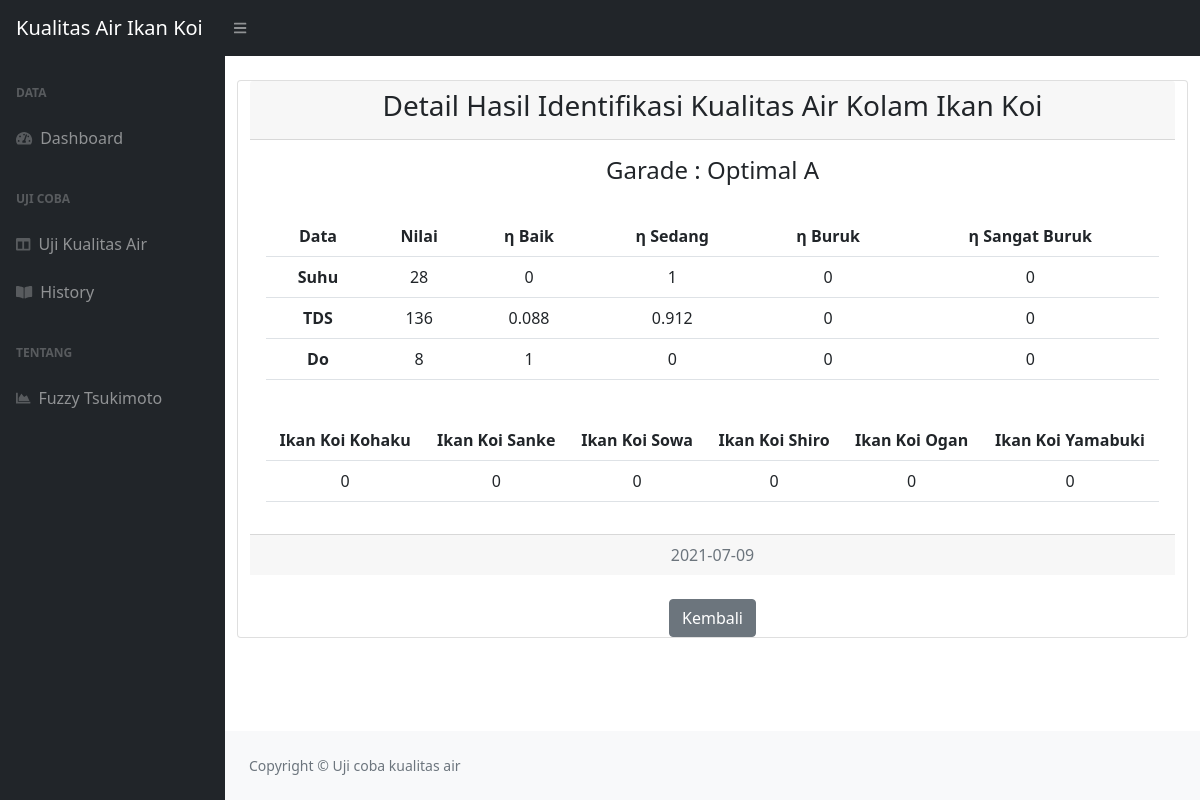
Screenshot of /IkanKoi/history/detail/UJC000002 with the database file from the repository.
### tables this page shows
CREATE TABLE `uji_coba` (
  `id_uji_coba` varchar(9) NOT NULL,
  `tanggal` date NOT NULL,
  `suhu` int(11) NOT NULL,
  `tds` int(11) NOT NULL,
  `do` int(11) NOT NULL,
  `score` int(11) NOT NULL,
  `hasil` varchar(20) NOT NULL
);

CREATE TABLE `suhu` (
  `id_uji_coba` varchar(11) NOT NULL,
  `baik` varchar(11) NOT NULL,
  `sedang` varchar(11) NOT NULL,
  `buruk` varchar(11) NOT NULL,
  `sangat_buruk` varchar(11) NOT NULL
);

CREATE TABLE `tds` (
  `id_uji_coba` varchar(11) NOT NULL,
  `baik` varchar(11) NOT NULL,
  `sedang` varchar(11) NOT NULL,
  `buruk` varchar(11) NOT NULL,
  `sangat_buruk` varchar(11) NOT NULL
);

CREATE TABLE `do` (
  `id_uji_coba` varchar(11) NOT NULL,
  `baik` float NOT NULL,
  `sedang` float NOT NULL,
  `buruk` float NOT NULL,
  `sangat_buruk` float NOT NULL
);

CREATE TABLE `hasil` (
  `id_uji_coba` varchar(15) NOT NULL,
  `kohaku` varchar(11) NOT NULL,
  `sanke` varchar(11) NOT NULL,
  `sowa` varchar(11) NOT NULL,
  `shiro` varchar(11) NOT NULL,
  `ogan` varchar(11) NOT NULL,
  `yamabuki` varchar(11) NOT NULL
);

### IkanKoi/application/controllers/history.php (called while the page is built, shortened)
<?php
class history extends CI_Controller
{
    public function __construct()
    {
        $this->load->model('M_data');
    }
    public function detail($detUji)
    {
        $data['uji'] = $this->M_data->getID($detUji);
        $data['suhu'] = $this->M_data->getID2($detUji);
        $data['tds'] = $this->M_data->getID3($detUji);
        $data['do'] = $this->M_data->getID4($detUji);
        $data['hasil'] = $this->M_data->getID5($detUji);
        $this->load->view('history_detail', $data);
    }
}

### IkanKoi/index.php (called while the page is built, shortened)
<?php
require_once BASEPATH.'core/CodeIgniter.php';

### IkanKoi/application/models/M_data.php (called while the page is built, shortened)
<?php
class M_data extends CI_Model
{
    public function getID($detUji)
    {
        return $this->db->get_where('uji_coba', ['id_uji_coba' => $detUji])->row_array();
    }
    public function getID2($detUji)
    {
        return $this->db->get_where('suhu', ['id_uji_coba' => $detUji])->row_array();
    }
    public function getID3($detUji)
    {
        return $this->db->get_where('tds', ['id_uji_coba' => $detUji])->row_array();
    }
    public function getID4($detUji)
    {
        return $this->db->get_where('do', ['id_uji_coba' => $detUji])->row_array();
    }
    public function getID5($detUji)
    {
        return $this->db->get_where('hasil', ['id_uji_coba' => $detUji])->row_array();
    }
}

### IkanKoi/application/views/history_detail.php (the view, shortened to what this page needs)
<!DOCTYPE html>
<html lang="en">
<head>
    <?php $this->load->view("includes/head.php") ?>
</head>
<body class="sb-nav-fixed">
    <?php $this->load->view("includes/navbar.php") ?>
    <?php $this->load->view("includes/sidebar.php") ?>
    <div id="layoutSidenav_content">
        <main>
            <div class="container-fluid px-4">
                <br>
                <div class="row">
                    <div class="card text-center">
                        <div class="card-header">
                            <h3>Detail Hasil Identifikasi Kualitas Air Kolam Ikan Koi</h3>
                        </div>
                        <div class="card-body">
                            <h4 class="card-title">Garade : Optimal A</h4>
                            <br>
                            <table class="table">
                                <tbody>
                                    <tr>
                                        <th>Data</th>
                                        <th>Nilai</th>
                                        <th>η Baik</th>
                                        <th>η Sedang</th>
                                        <th>η Buruk</th>
                                        <th>η Sangat Buruk</th>
                                    </tr>
                                    <tr>
                                        <th>Suhu</th>
                                        <td><?php echo $uji['suhu'] ?></td>
                                        <td><?php echo $suhu['baik'] ?></td>
                                        <td><?php echo $suhu['sedang'] ?></td>
                                        <td><?php echo $suhu['buruk'] ?></td>
                                        <td><?php echo $suhu['sangat_buruk'] ?></td>
                                    </tr>
                                    <tr>
                                        <th>TDS</th>
                                        <td><?php echo $uji['tds'] ?></td>
                                        <td><?php echo $tds['baik'] ?></td>
                                        <td><?php echo $tds['sedang'] ?></td>
                                        <td><?php echo $tds['buruk'] ?></td>
                                        <td><?php echo $tds['sangat_buruk'] ?></td>
                                    </tr>
                                    <tr>
                                        <th>Do</th>
                                        <td><?php echo $uji['do'] ?></td>
                                        <td><?php echo $do['baik'] ?></td>
                                        <td><?php echo $do['sedang'] ?></td>
                                        <td><?php echo $do['buruk'] ?></td>
                                        <td><?php echo $do['sangat_buruk'] ?></td>
                                    </tr>
                                </tbody>
                            </table>
                            <br>
                            <table class="table">
                                <tbody>
                                    <tr>
                                        <th>Ikan Koi Kohaku</th>
                                        <th>Ikan Koi Sanke</th>
                                        <th>Ikan Koi Sowa</th>
                                        <th>Ikan Koi Shiro</th>
                                        <th>Ikan Koi Ogan</th>
                                        <th>Ikan Koi Yamabuki</th>
                                    </tr>
                                    <tr>
                                        <td><?php echo $hasil['kohaku'] ?></td>
                                        <td><?php echo $hasil['sanke'] ?></td>
                                        <td><?php echo $hasil['sowa'] ?></td>
                                        <td><?php echo $hasil['shiro'] ?></td>
                                        <td><?php echo $hasil['ogan'] ?></td>
                                        <td><?php echo $hasil['yamabuki'] ?></td>
                                    </tr>
                                </tbody>
                            </table>
                        </div>
                        <div class="card-footer text-muted">
                            <?php echo $uji['tanggal'] ?>
                        </div>
                        <br>
                        <div>
                            <a class="btn btn-secondary" href="<?php echo site_url('history') ?>">
                                Kembali
                            </a>
                        </div>
                    </div>
                    <br>
                </div>
            </div>
        </main>
        <footer class="py-4 bg-light mt-auto">
            <div class="container-fluid px-4">
                <div class="d-flex align-items-center justify-content-between small">
                    <div class="text-muted">Copyright &copy; Uji coba kualitas air</div>
                </div>
            </div>
        </footer>
    </div>
    </div>
</body>
</html>

### IkanKoi/application/views/includes/head.php (shortened to what this page needs)
<link href="https://cdn.jsdelivr.net/npm/simple-datatables@latest/dist/style.css" rel="stylesheet" />
<link href="<?php echo base_url('assets/css/styles.css')?>" rel="stylesheet" />

### IkanKoi/application/views/includes/navbar.php
<nav class="sb-topnav navbar navbar-expand navbar-dark bg-dark">
    <a class="navbar-brand ps-3" href="index.html">Kualitas Air Ikan Koi</a>
    <button class="btn btn-link btn-sm order-1 order-lg-0 me-4 me-lg-0" id="sidebarToggle" href="#!"><i class="fas fa-bars"></i></button>
</nav>

### IkanKoi/application/views/includes/sidebar.php
<div id="layoutSidenav">
            <div id="layoutSidenav_nav">
                <nav class="sb-sidenav accordion sb-sidenav-dark" id="sidenavAccordion">
                    <div class="sb-sidenav-menu">
                        <div class="nav">
                            <div class="sb-sidenav-menu-heading">Data</div>
                            <a class="nav-link" href="<?php echo site_url('index') ?>">
                                <div class="sb-nav-link-icon"><i class="fas fa-tachometer-alt"></i></div>
                                Dashboard
                            </a>
                            <div class="sb-sidenav-menu-heading">Uji Coba</div>
                            <a class="nav-link" href="<?php echo site_url('uji') ?>">
                                <div class="sb-nav-link-icon"><i class="fas fa-columns"></i></div>
                                Uji Kualitas Air
                            </a>
                            <a class="nav-link" href="<?php echo site_url('history') ?>">
                                <div class="sb-nav-link-icon"><i class="fas fa-book-open"></i></div>
                                History
                            </a>
                            <div class="sb-sidenav-menu-heading">Tentang</div>
                            <a class="nav-link" href="<?php echo site_url('tentang') ?>">
                                <div class="sb-nav-link-icon"><i class="fas fa-chart-area"></i></div>
                                Fuzzy Tsukimoto
                            </a>
                        </div>
                    </div>
                </nav>
            </div>

### rows the page displays
uji_coba: suhu "28", tds "136", do "8", tanggal "2021-07-09"
suhu: baik "0", sedang "1", buruk "0", sangat_buruk "0"
tds: baik "0.088", sedang "0.912", buruk "0", sangat_buruk "0"
do: baik "1", sedang "0", buruk "0", sangat_buruk "0"
hasil: kohaku "0", sanke "0", sowa "0", shiro "0", ogan "0", yamabuki "0"
